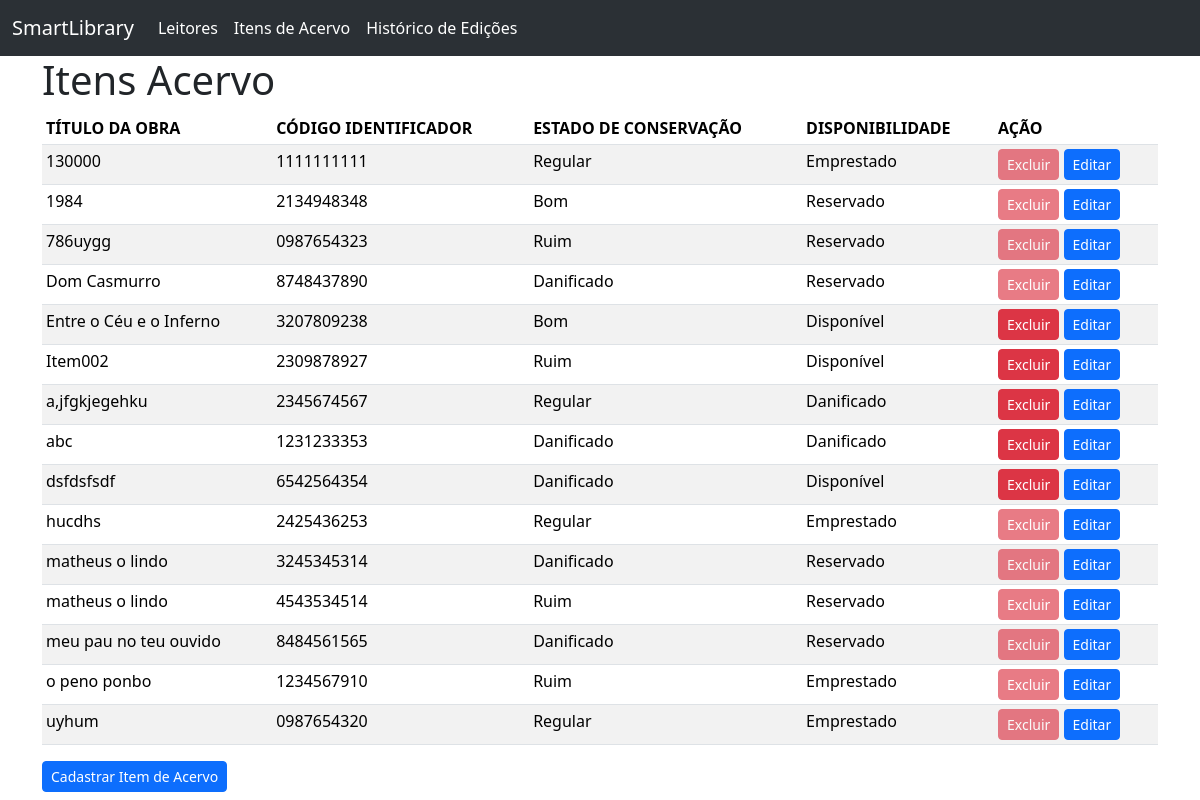
The app's page /collection-item/ with its own data.
### collection_item/models.py (models this page shows, shortened)
class CollectionItem(models.Model):
    ESTADO_CONSEVACAO = {
        "Bom": "Bom",
        "Regular": "Regular",
        "Ruim": "Ruim",
        "Danificado": "Danificado",
    }
    ESTADO_DISPONIVEL = {
        "Disponível": "Disponível",
        "Emprestado": "Emprestado",
        "Reservado": "Reservado",
    }
    title = models.CharField(
        verbose_name="Título da Obra",
        max_length=50,
        null=False,
        blank=False,
    )
    id_code = models.CharField(
        verbose_name="Código Identificador",
        max_length=10,
        primary_key=True,
        validators=[id_code_validator],
    )
    preservation = models.CharField(
        verbose_name="Estado de Conservação",
        max_length=10,
        choices=ESTADO_CONSEVACAO,
        null=False,
        blank=False,
    )
    availability = models.CharField(
        verbose_name="Disponibilidade",
        max_length=10,
        choices=ESTADO_DISPONIVEL,
        null=False,
        blank=False,
    )
    entry_date = models.DateField(
        auto_now_add=True,
        null=False,
        blank=False,
    )
    class Meta:
        ordering = ["title"]
        verbose_name = "Item do Acervo"
        verbose_name_plural = "Itens do Acervo"

### collection_item/views.py (the view)
class CollectionItemListView(ListView):
    model = CollectionItem

### collection_item/templates/collection_item/collectionitem_list.html (shortened to what this page needs)
{%extends "base.html"%}
{% block main_content %}
    <h1>Itens Acervo</h1>
    {% if collectionitem_list %}
    <div class="table-responsive">
        <table class="table table-striped table-hover table-sm">
            <thead>
                <tr>
                    <th scope="col">TÍTULO DA OBRA</th>
                    <th scope="col">CÓDIGO IDENTIFICADOR</th>
                    <th scope="col">ESTADO DE CONSERVAÇÃO</th>
                    <th scope="col">DISPONIBILIDADE</th>
                    <th scope="col">AÇÃO</th>
                </tr>
            </thead>
            <tbody>
                {% for item in collectionitem_list %}
                    <tr>
                        <td scope="row"> {{ item.title }} </td>
                        <td> {{ item.id_code }} </td>
                        <td> {{ item.preservation }} </td>
                        <td> {{ item.availability }} </td>
                        <td>
                            <a href="{% url "collection_item_delete" pk=item.id_code %}" class="btn btn-danger btn-sm
                            {% if item.availability == "Emprestado" or item.availability == "Reservado" %}disabled{% endif %}
                            ">Excluir</a>
                            <a href="{% url "collection_item_update" pk=item.id_code %}" class="btn btn-primary btn-sm">Editar</a>
                        </td>
                    </tr>
                {% endfor %}
            </tbody>
        </table>
    </div>
    {% else %}
        <p>Não tem nada cadastrado ainda</p>
    {% endif %}
    <a href="{% url "collection_item_create" %}" class="btn btn-primary btn-sm">Cadastrar Item de Acervo</a>
{% endblock main_content %}

### records on screen
CollectionItem: title "130000", id_code "1111111111", preservation "Regular", availability "Emprestado"
CollectionItem: title "1984", id_code "2134948348", preservation "Bom", availability "Reservado"
CollectionItem: title "786uygg", id_code "0987654323", preservation "Ruim", availability "Reservado"
CollectionItem: title "Dom Casmurro", id_code "8748437890", preservation "Danificado", availability "Reservado"
CollectionItem: title "Entre o Céu e o Inferno", id_code "3207809238", preservation "Bom", availability "Disponível"
CollectionItem: title "Item002", id_code "2309878927", preservation "Ruim", availability "Disponível"
CollectionItem: title "a,jfgkjegehku", id_code "2345674567", preservation "Regular", availability "Danificado"
CollectionItem: title "abc", id_code "1231233353", preservation "Danificado", availability "Danificado"
CollectionItem: title "dsfdsfsdf", id_code "6542564354", preservation "Danificado", availability "Disponível"
CollectionItem: title "hucdhs", id_code "2425436253", preservation "Regular", availability "Emprestado"
CollectionItem: title "matheus o lindo", id_code "3245345314", preservation "Danificado", availability "Reservado"
CollectionItem: title "matheus o lindo", id_code "4543534514", preservation "Ruim", availability "Reservado"
CollectionItem: title "meu pau no teu ouvido", id_code "8484561565", preservation "Danificado", availability "Reservado"
CollectionItem: title "o peno ponbo", id_code "1234567910", preservation "Ruim", availability "Emprestado"
CollectionItem: title "uyhum", id_code "0987654320", preservation "Regular", availability "Emprestado"
